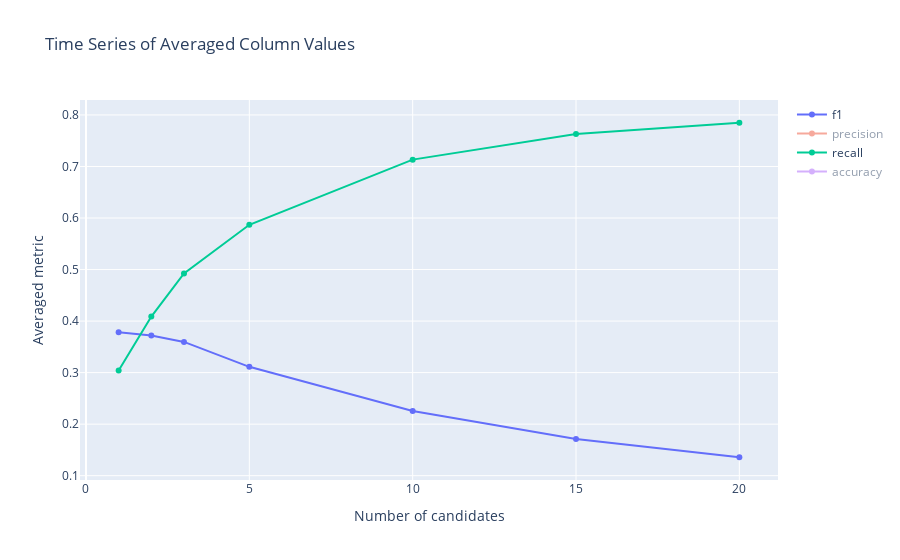

The notebook cell this image was saved under:
### Code cell
import plotly.graph_objects as go

aggregated_data = {key: df.mean(axis=0) for key, df in results.items()}
df_plot = pd.DataFrame(aggregated_data).T 

fig = go.Figure()
for column in df_plot.columns:
    fig.add_trace(go.Scatter(x=df_plot.index, y=df_plot[column], mode='lines+markers', name=column))

# Update layout
fig.update_layout(
    title="Time Series of Averaged Column Values",
    xaxis_title="Number of candidates",
    yaxis_title="Averaged metric",
)

fig.show()

### Figure 1 — Plotly figure (JSON) as saved in the notebook; plotly's stock layout.template omitted (floating-point values rounded to 4 significant figures)
{"data": [{"mode": "lines+markers", "name": "f1", "type": "scatter", "visible": true, "x": [1, 2, 3, 5, 10, 15, 20], "y": [0.3782, 0.3719, 0.3595, 0.3112, 0.2255, 0.171, 0.1358]}, {"mode": "lines+markers", "name": "precision", "type": "scatter", "visible": "legendonly", "x": [1, 2, 3, 5, 10, 15, 20], "y": [0.5465, 0.3635, 0.2981, 0.2199, 0.1369, 0.09783, 0.07522]}, {"mode": "lines+markers", "name": "recall", "type": "scatter", "visible": true, "x": [1, 2, 3, 5, 10, 15, 20], "y": [0.3041, 0.4088, 0.4924, 0.5868, 0.7133, 0.7631, 0.7849]}, {"mode": "lines+markers", "name": "accuracy", "type": "scatter", "visible": "legendonly", "x": [1, 2, 3, 5, 10, 15, 20], "y": [0.2354, 0.2302, 0.2225, 0.19, 0.1316, 0.09603, 0.07429]}], "layout": {"autosize": true, "title": {"text": "Time Series of Averaged Column Values"}, "xaxis": {"autorange": true, "range": [-0.1554, 21.16], "title": {"text": "Number of candidates"}, "type": "linear"}, "yaxis": {"autorange": true, "range": [0.0822, 0.8385], "title": {"text": "Averaged metric"}, "type": "linear"}}}
